Frame 1 (no input): blank canvas, image omitted
Frame 60 (no input): blank canvas, image omitted
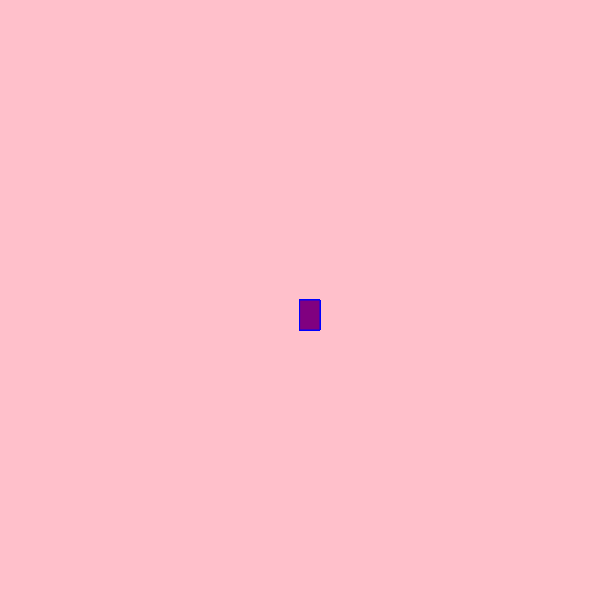
Frame 120 (the mouse pressed at the canvas centre since frame 60)

The p5.js sketch whose frames 1 and 60 were blank and that drew this single picture after the mouse press (run headless with seeded random() and noise() and a simulated clock; from frame 60 on, the mouse is pressed at the canvas centre):

// p5.js sketch
// ── sketch.js
function setup() {
    createCanvas(600, 600);
     background("pink");
  }
  
  function draw() {
   
    stroke("blue");
    fill("purple");
  
    // console.log(mouseIsPressed);
  
    if (mouseIsPressed) {
      rect(mouseX, mouseY, 20, 30);
    }
  }
  
